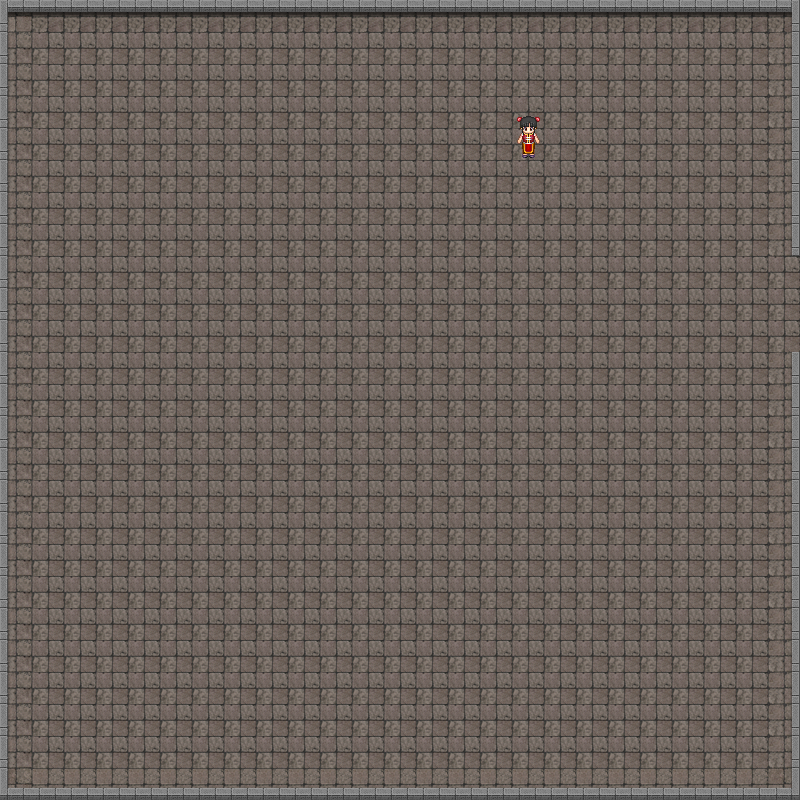

The image is a tile-based game level rendered from a .tmx file. Its description and source (layers, tilesets, objects; grid data summarised) follow:
An orthogonal 25x25 tile map with 32x32 px tiles, 2 tile layers (块层 1, man), 1 hidden layer not drawn, 3 tilesets and 10 objects (respawn, xiaoer, 1).

<map version="1.0" orientation="orthogonal" renderorder="right-down" width="25" height="25" tilewidth="32" tileheight="32" nextobjectid="17">
 <tileset firstgid="1" name="stone" tilewidth="32" tileheight="32">
  <image source="../input/wall-stone.png" width="96" height="128" />
  <tile id="4">
   <objectgroup draworder="index">
    <object id="0" x="-12" y="-16" width="62" height="29" />
   </objectgroup>
  </tile>
 </tileset>
 <tileset firstgid="13" name="xiaoer" tilewidth="32" tileheight="48">
  <image source="../input/xiaoer.png" trans="ff00ff" width="128" height="192" />
 </tileset>
 <tileset firstgid="29" name="dialog" tilewidth="349" tileheight="182">
  <image source="../input/dialog.png" trans="ff00ff" width="349" height="182" />
 </tileset>
 <layer name="块层 1" width="25" height="25">
  <data>[625 cells, 625 non-empty, 9 distinct tile ids]</data>
 </layer>
 <objectgroup name="respawn">
  <object id="1" name="respawn" x="796" y="260" width="5" height="87" />
 </objectgroup>
 <objectgroup name="block">
  <object id="2" x="0" y="1" width="7" height="796" />
  <object id="6" x="1" y="1" width="798" height="14" />
  <object id="7" x="788" y="0" width="12" height="254" />
  <object id="9" x="789" y="351" width="9" height="447" />
  <object id="10" x="2" y="788" width="796" height="7" />
  <object id="11" x="519" y="114" width="18" height="41" />
 </objectgroup>
 <layer name="man" width="25" height="25">
  <data>[625 cells, 1 non-empty, 1 distinct tile ids]</data>
 </layer>
 <layer name="dialog" width="25" height="25" visible="0">
  <data>[625 cells, 1 non-empty, 1 distinct tile ids]</data>
 </layer>
 <objectgroup name="xiaoer">
  <object id="12" name="xiaoer" x="514" y="106" width="29" height="54" />
 </objectgroup>
 <objectgroup name="dialogObject">
  <object id="15" name="1" x="212" y="112" width="228" height="33" />
 </objectgroup>
</map>
